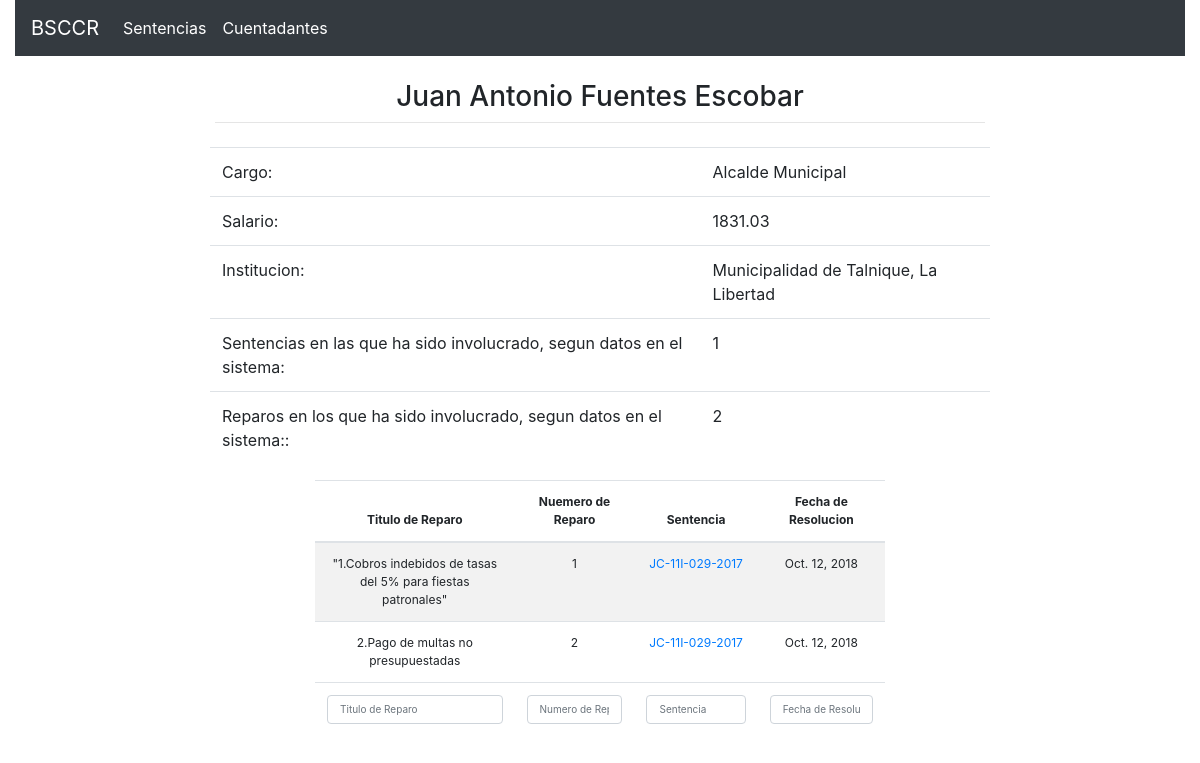
/cuentadante/3, run on the app's committed database.
### Sentencias/models.py (models this page shows, shortened)
class Cuentadante(models.Model):
    nombre = models.CharField(("Nombre"), max_length=200)
    salario = models.DecimalField(("Salario"), max_digits=8, decimal_places=2,blank=True,null=True)
    institucion = models.CharField(("Institucion"), max_length=200)
    cargo = models.CharField(("Cargo que desempeña"), max_length=200, blank=True,null=True)
    class Meta:
        verbose_name = 'Cuentadante'
        verbose_name_plural = 'Cuentadantes'

class Reparo(models.Model):
    titulo = models.CharField(max_length=200, blank=True, null=True)
    numero_de_reparo = models.CharField(("Numero De Reparo"), max_length=50)
    sentencia = models.ForeignKey('Sentencias.Sentencia', related_name='Sentencia', on_delete=models.CASCADE)
    cuentadantes = models.ManyToManyField('Sentencias.Cuentadante',related_name='Reparados', verbose_name=("Cuentadantes"))
    class Meta:
        verbose_name = 'Reparo'
        verbose_name_plural = 'Reparos'

class Sentencia(models.Model):
    ResolucionChoices = [
        (True, 'Favorable'),
        (False, 'Desfavorable'),
        (None, 'Mixta')
    ]
    CamaraChoices = [
        (1,'Primera'),
        (2,'Segunda'),
        (3,'Tercera'),
        (4,'Cuarta'),
        (5,'Quinta'),
        (6,'Sexta'),
        (7,'Septima'),
    ]
    InstanciaChoices= [
        (1,'Primera'),
        (2,'Segunda'),
    ]
    numero = models.CharField(("Numero"), max_length=50,blank=True, null=True)
    instancia = models.IntegerField(("Instancia"),choices=InstanciaChoices)
    camara = models.IntegerField(("Camara"),blank=True, null=True,choices=CamaraChoices)
    institucion = models.CharField(("Institucion"), max_length=200,blank=True, null=True)
    fecha_resolucion = models.DateField(("Fecha de Resolucion"), auto_now=False, auto_now_add=False,blank=True, null=True)
    fecha_recepcion = models.DateField(("Fecha de Recepcion de Solicitud"), auto_now=False, auto_now_add=False,blank=True, null=True)
    resolucion = models.BooleanField(("Resolucion"),choices=ResolucionChoices,blank=True, null=True)
    resumen = models.TextField(("Resumen"),blank=True, null=True)
    pdf = models.FileField(("Archivo"), upload_to='PDF_sentencias/', max_length=100,blank=True, null=True)
    class Meta:
        verbose_name = ("sentencia")
        verbose_name_plural = ("sentencias")

### Sentencias/views.py (the view)
# urls.py: path('cuentadante/<int:pk>', CuentadanteDetail.as_view(), name='cuentadante_detail'),
class CuentadanteDetail(DetailView):
    model = Cuentadante
    template_name='Sentencias/cuentadante_detalle.html'
    context_object_name = 'cuentadante'
    def get_context_data(self, **kwargs):
        context = super(CuentadanteDetail, self).get_context_data(**kwargs)
        reparos = Reparo.objects.filter(cuentadantes__in=[self.object.id])
        sentencias = []
        for reparo in reparos:
            if reparo.sentencia.pk not in sentencias:
                sentencias.append(reparo.sentencia.pk)
        context['reparos'] = reparos
        context['sentencias'] = len(sentencias)
        return context

### templates/Sentencias/cuentadante_detalle.html (shortened to what this page needs)
{% extends 'base.html' %}
{% block tituloForm %}
    {{cuentadante.nombre}}
{% endblock tituloForm %}
{% block contenido %}
<div class="container-fluid">
    <div class="row">
<div class="col-xs-2 col-sm-2 col-md-2 col-lg-2">
</div>
        <div class="col-xs-8 col-sm-8 col-md-8 col-lg-8">
            <div class="row">
                <div class="table-responsive">
                    <table class="table">
                        <tbody>
                            <tr>
                                <td scope="row">Cargo:</td>
                                <td>{{cuentadante.cargo}}</td>
                            </tr>
                            <tr>
                                <td scope="row">Salario:</td>
                                <td>{{cuentadante.salario}}</td>
                            </tr>
                            <tr>
                                <td scope="row">Institucion:</td>
                                <td>{{cuentadante.institucion}}</td>
                            </tr>
                            <tr>
                                <td scope="row">Sentencias en las que ha sido involucrado, segun datos en el sistema:</td>
                                <td>{{sentencias}}</td>
                            </tr>
                            <tr>
                                <td scope="row">Reparos en los que ha sido involucrado, segun datos en el sistema::</td>
                                <td>{{reparos.count}}</td>
                            </tr>
                        </tbody>
                    </table>
                </div>
            </div>
        </div>
<div class="col-xs-2 col-sm-2 col-md-2 col-lg-2">
</div>
    </div>
</div>
<div class="row">
<div class="col-xs-3 col-sm-3 col-md-3 col-lg-3">
</div>
<div class="col-xs-6 col-sm-6 col-md-6 col-lg-6">
        <div class="table-responsive">
                <table id="tabla" class="table table-condensed table-striped table-inverse table-responsive"  style="font-size: 12px; text-align: center;">
                    <thead class="thead-inverse">
                        <tr>
                            <th>Titulo de Reparo</th>
                            <th>Nuemero de Reparo</th>
                            <th>Sentencia</th>
                            <th>Fecha de Resolucion</th>
                        </tr>
                        </thead>
                        <tbody>
                        {% for reparo in reparos %}
                            <tr>
                                <td >{{reparo.titulo}}</td>
                                <td scope="row">{{reparo.numero_de_reparo}}</td>
                                <td ><a href="{% url 'sentencia_detail' reparo.sentencia.pk %}">{{reparo.sentencia.numero}}</a></td>
                                <td>{{reparo.sentencia.fecha_resolucion}}</td>
                            </tr>
                        {% endfor %}
                        </tbody>
                        <tfoot>
                            <tr>
                            <th>Titulo de Reparo</th>
                            <th>Numero de Reparo</th>
                            <th>Sentencia</th>
                            <th>Fecha de Resolucion</th>
                            </tr>
                        </tfoot>
                </table>
            </div>
</div>
<div class="col-xs-3 col-sm-3 col-md-3 col-lg-3">
</div>
</div>
{% endblock contenido %}

### data on the page
Cuentadante: nombre "Juan Antonio Fuentes Escobar", cargo "Alcalde Municipal", salario "1831.03", institucion "Municipalidad de Talnique, La Libertad"
Reparo: titulo "\"1.Cobros indebidos de tasas del 5% para fiestas patronales\"", numero_de_reparo "1", sentencia.numero "JC-11I-029-2017", sentencia.fecha_resolucion "Oct. 12, 2018"
Reparo: titulo "2.Pago de multas no presupuestadas", numero_de_reparo "2", sentencia.numero "JC-11I-029-2017", sentencia.fecha_resolucion "Oct. 12, 2018"

### other printed values
{{ sentencias }} "1"
{{ reparos.count }} "2"
